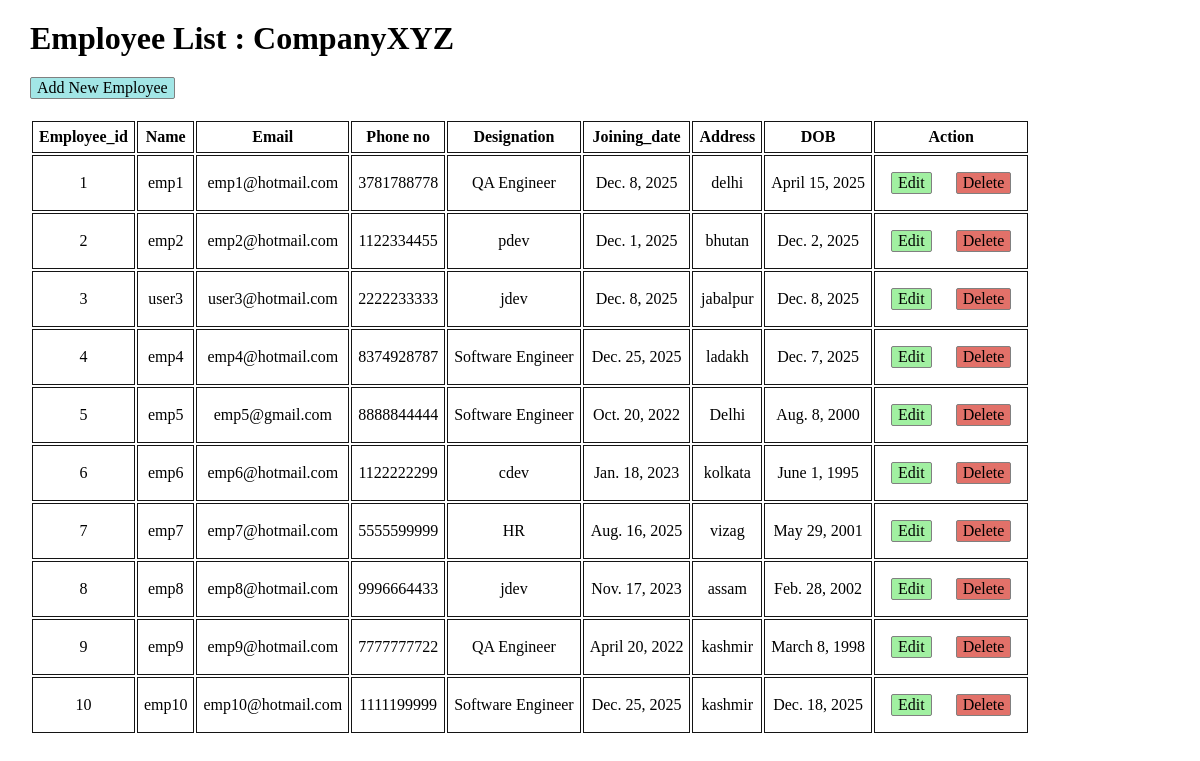
/employee/, run on the app's committed database.
### app1/models.py (models this page shows)
class Employee(models.Model):
    employee_id = models.IntegerField()
    name = models.CharField(max_length=255)
    email = models.EmailField()
    phone = models.CharField(max_length=10)
    designation = models.CharField(max_length=255, choices=Designation)
    joining_date = models.DateField()
    dob = models.DateField(blank=True , null=True)
    address = models.TextField(blank=True, null=True)

### app1/views.py (the view)
# urls.py: path('employee/', employee_list),
def employee_list(request):
    employees= Employee.objects.all()
    name = 'CompanyXYZ'
    return render(request ,'employees.html', context={'employees_key' : employees,
                                                      'name' : name
                                                      })

### templates/employees.html (shortened to what this page needs)
<!DOCTYPE html>
{% load static %}
<html lang="en">
<head>
    <link rel="stylesheet" href="{% static 'css/style.css' %}">
</head>
<body>
    <h1>Employee List : {{name}}</h1>
    <a href="addemp/" id="add-emp">Add New Employee</a>
    <table id="emp_table">
  <tr>
    <th>Employee_id</th>
    <th>Name</th>
    <th>Email</th>
    <th>Phone no</th>
    <th>Designation</th>
    <th>Joining_date</th>
    <th>Address</th>
    <th>DOB</th>
    <th>Action</th>
  </tr>
  {% for emp in employees_key %}
  <tr>
    <td>{{emp.employee_id}}</td>
    <td>{{emp.name}}</td>
    <td>{{emp.email}}</td>
    <td>{{emp.phone}}</td>
    <td>{{emp.designation}}</td>
    <td>{{emp.joining_date}}</td>
    <td>{{emp.address}}</td>
    <td>{{emp.dob}}</td>
    <td>
      <a href="editemp/{{emp.id}}" id='edit-emp' >Edit</a>
      <a href="delete/{{emp.id}}" id='del-emp' >Delete</a>
    </td>
  </tr>
  {% endfor %}
    </table>
</body>
</html>

### static/css/style.css (style rules this page uses)
* { margin :10px; }
#emp_table tr th,td { border: 1px solid rgb(20, 20, 20); padding :6px; text-align: center; }
#add-emp { text-decoration: none; cursor: pointer; color: black; display: inline-block; border : 1px solid grey; background-color: rgb(162, 230, 230); padding : 1px 6px; border-radius: 2px; }
#edit-emp { text-decoration: none; cursor: pointer; color: black; display: inline-block; border : 1px solid grey; padding : 1px 6px; border-radius: 2px; background-color: rgb(161, 240, 161); }
#del-emp { text-decoration: none; cursor: pointer; color: black; display: inline-block; border : 1px solid grey; padding : 1px 6px; border-radius: 2px; background-color: rgb(226, 113, 105); }

### data on the page
Employee: employee_id "1", name "emp1", email "emp1@hotmail.com", phone "3781788778", designation "QA Engineer", joining_date "Dec. 8, 2025", address "delhi", dob "April 15, 2025"
Employee: employee_id "2", name "emp2", email "emp2@hotmail.com", phone "1122334455", designation "pdev", joining_date "Dec. 1, 2025", address "bhutan", dob "Dec. 2, 2025"
Employee: employee_id "3", name "user3", email "user3@hotmail.com", phone "2222233333", designation "jdev", joining_date "Dec. 8, 2025", address "jabalpur", dob "Dec. 8, 2025"
Employee: employee_id "4", name "emp4", email "emp4@hotmail.com", phone "8374928787", designation "Software Engineer", joining_date "Dec. 25, 2025", address "ladakh", dob "Dec. 7, 2025"
Employee: employee_id "5", name "emp5", email "emp5@gmail.com", phone "8888844444", designation "Software Engineer", joining_date "Oct. 20, 2022", address "Delhi", dob "Aug. 8, 2000"
Employee: employee_id "6", name "emp6", email "emp6@hotmail.com", phone "1122222299", designation "cdev", joining_date "Jan. 18, 2023", address "kolkata", dob "June 1, 1995"
Employee: employee_id "7", name "emp7", email "emp7@hotmail.com", phone "5555599999", designation "HR", joining_date "Aug. 16, 2025", address "vizag", dob "May 29, 2001"
Employee: employee_id "8", name "emp8", email "emp8@hotmail.com", phone "9996664433", designation "jdev", joining_date "Nov. 17, 2023", address "assam", dob "Feb. 28, 2002"
Employee: employee_id "9", name "emp9", email "emp9@hotmail.com", phone "7777777722", designation "QA Engineer", joining_date "April 20, 2022", address "kashmir", dob "March 8, 1998"
Employee: employee_id "10", name "emp10", email "emp10@hotmail.com", phone "1111199999", designation "Software Engineer", joining_date "Dec. 25, 2025", address "kashmir", dob "Dec. 18, 2025"

### other printed values
{{ name }} "CompanyXYZ"
